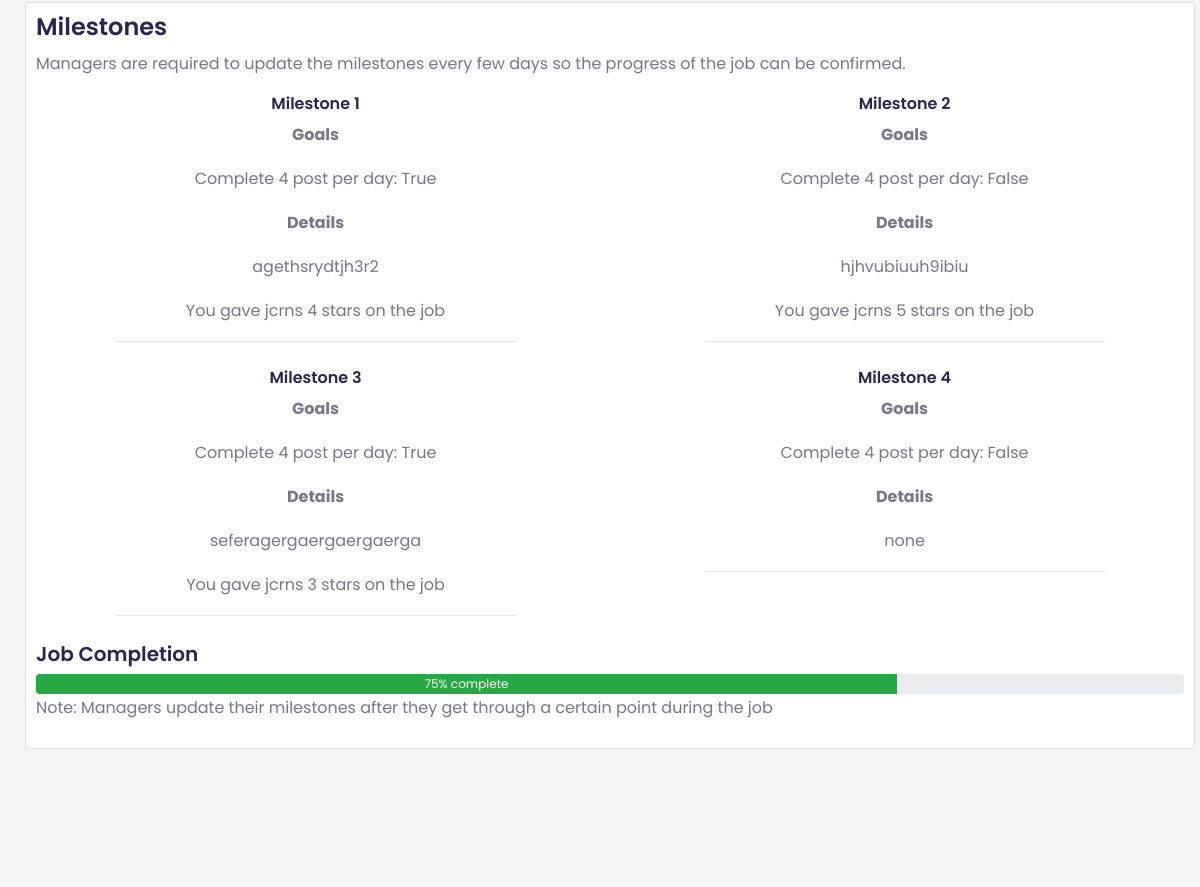
/job-details-client/19/ (signed in, middle part), run on an earlier commit of the app's database.
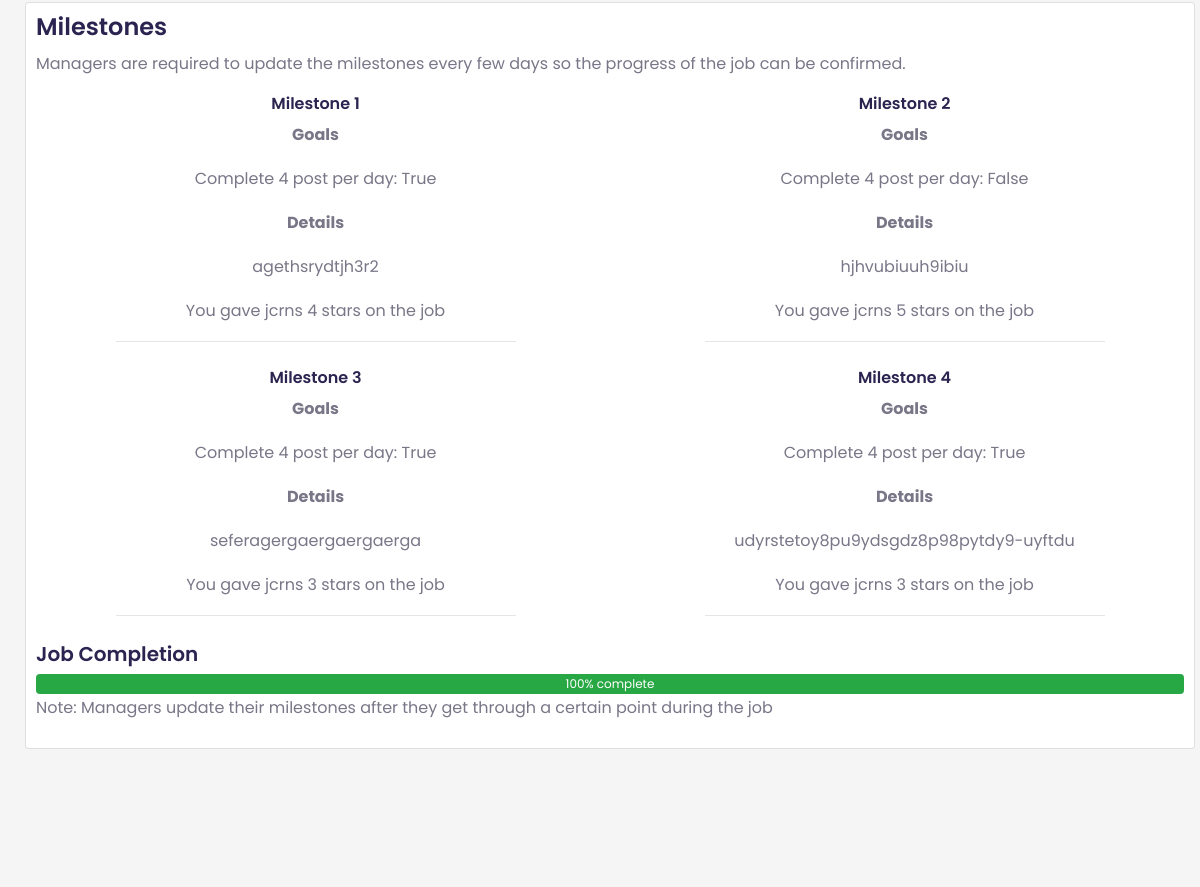
And on a later commit of the database.
### service/models.py (models this page shows, shortened)
class Milestone(models.Model):
    job = models.ForeignKey(JobPost, on_delete=models.CASCADE)
    milestone_number = models.IntegerField(default=0)
    milestone_rating = models.IntegerField(default=0)
    milestone_statement = models.CharField(
        max_length=1000, default='none')
    milestone_post_goal_completed = models.BooleanField(default=False)

class JobPost(models.Model):
    job_id = models.CharField(max_length=120, blank=True)
    client = models.ForeignKey(User, on_delete=models.CASCADE, related_name='client', null=True)
    manager = models.ForeignKey(User, null=True, on_delete=models.CASCADE, related_name='manager', blank=True)
    number_of_post = models.IntegerField()
    length = models.IntegerField()
    manager_payment = models.DecimalField(default=0.00, max_digits=100, decimal_places=2)
    price_paid = models.DecimalField(default=0.00, max_digits=100, decimal_places=2)
    paid_for = models.BooleanField(default=False)
    job_fee = models.DecimalField(default=0.00, max_digits=100, decimal_places=2)
    manager_paid = models.BooleanField(default=False)
    job_complete = models.BooleanField(default=False)
    job_rating = models.DecimalField(default=0.00, max_digits=10, decimal_places=2)
    captions = models.BooleanField(default=False)
    search_for_content = models.BooleanField(default=False)
    post_for_you = models.BooleanField(default=False)
    engagement = models.BooleanField(default=False)
    service_description = models.CharField(max_length=5000, default='none')
    manager_randomly_assigned = models.BooleanField(default=True)
    instagram = models.BooleanField(default=False)
    facebook = models.BooleanField(default=False)
    instagram_username = models.CharField(max_length=100, blank=True, default='none')
    facebook_username = models.CharField(max_length=100, blank=True, default='none')
    completed_milestone_one = models.BooleanField(default=False)
    milestone_one_statement = models.CharField(max_length=1000, default='none')
    milestone_one_completed_job_goal = models.BooleanField(default=False)
    milestone_one_rated = models.IntegerField(default=0, blank=True)
    completed_milestone_two = models.BooleanField(default=False)
    milestone_two_statement = models.CharField(max_length=1000, default='none')
    milestone_two_completed_job_goal = models.BooleanField(default=False)
    milestone_two_rated = models.IntegerField(default=0, blank=True)
    completed_milestone_three = models.BooleanField(default=False)
    milestone_three_statement = models.CharField(max_length=1000, default='none')
    milestone_three_completed_job_goal = models.BooleanField(default=False)
    milestone_three_rated = models.IntegerField(default=0, blank=True)
    completed_milestone_four = models.BooleanField(default=False)
    milestone_four_statement = models.CharField(max_length=1000, default='none')
    milestone_four_completed_job_goal = models.BooleanField(default=False)
    milestone_four_rated = models.IntegerField(default=0, blank=True)
    job_preparation_completed = models.BooleanField(default=False)
    job_preparation_deadline = models.DateTimeField(
        max_length=8, blank=True, null=True)
    date_requested = models.DateTimeField(
        verbose_name='date requested', auto_now_add=True)
    deadline = models.DateTimeField(max_length=8, blank=True, null=True)
    client_job_rating = models.IntegerField(default=0, blank=True)

### dashboard/views.py (the view, shortened to what this page needs)
# urls.py: path('job-details-client/<int:pk>/', views.JobDetailView.as_view(template_name='dashboard/job_detail_client.html'), name='dashboard-job-detail-client'),
class JobDetailView(DetailView):
    model = JobPost
    context_object_name = 'order'
    def get(self, request, *args, **kwargs):
        self.object = self.get_object()
        user = request.user
        if self.template_name == 'dashboard/job_detail_manager.html':
            if user.profile.is_client == True:
                return redirect('dashboard-job-detail-manager', pk=self.object.pk)
        if self.template_name == 'dashboard/job_detail_client.html':
            if user.profile.is_manager == True:
                return redirect('dashboard-job-detail-manager', pk=self.object.pk)
        if user == self.object.client or user == self.object.manager:
            if self.object.paid_for == False:
                return redirect('dashboard-confirm-job', pk=self.object.pk)
            return super(JobDetailView, self).get(request, *args, **kwargs)
        else:
            return redirect('dashboard-home')
    def get_context_data(self, **kwargs):
        context = super(JobDetailView, self).get_context_data(**kwargs)
        manager_name = context['object'].manager
        client_name = context['object'].client
        length = context['object'].length
        instagram = context['object'].instagram
        facebook = context['object'].facebook
        platforms = 0
        if instagram == True:
            platforms+=1
        if facebook == True:
            platforms+=1
        numberOfPost = context['object'].number_of_post
        print("Total posts " , numberOfPost*platforms)
        print("Length  ", length)
        postPerDay = round((numberOfPost*platforms)/length)
        postPerDayPlatform = round(numberOfPost/length)
        jobPrepDeadline = context['object'].job_preparation_deadline
        now = datetime.now(timezone.utc)
        jobPrepTimeLeft = jobPrepDeadline - now
        jobPrepTimeLeft = jobPrepTimeLeft.total_seconds()
        jobPrepMinLeft = jobPrepTimeLeft/60
        JobPrepHourLeft = jobPrepMinLeft/60
        JobPrepDaysRemaining = JobPrepHourLeft/24
        JobPrepHoursRemaining = JobPrepHourLeft/24
        if JobPrepDaysRemaining < 1:
            JobPrepTimeLeftStr = str(round(JobPrepHoursRemaining)) + " hours left"
        if manager_name:
            manager_profile = Profile.objects.get(user=manager_name)
        else:
            manager_profile = None
        client_profile = Profile.objects.get(user=client_name)
        form = milestoneUpdate()
        context['form'] = form
        image_list_milestone_one = MilestoneFiles.objects.filter(
            job=context['object'], milestoneOne=True)
        image_list_milestone_two = MilestoneFiles.objects.filter(
            job=context['object'], milestoneTwo=True)
        image_list_milestone_three = MilestoneFiles.objects.filter(
            job=context['object'], milestoneThree=True)
        image_list_milestone_four = MilestoneFiles.objects.filter(
                job=context['object'], milestoneFour=True)
        milestones = Milestone.objects.filter(job=context['object'])
        context['milestones'] = milestones
        context['image_list_milestone_one'] = image_list_milestone_one
        context['image_list_milestone_two'] = image_list_milestone_two
        context['image_list_milestone_three'] = image_list_milestone_three
        context['image_list_milestone_four'] = image_list_milestone_four
        context['manager_profile'] = manager_profile
        context['client_profile'] = client_profile
        context['job_prep_days_left'] = JobPrepTimeLeftStr
        context['post_per_day'] = postPerDay
        context['post_per_day_platform'] = postPerDayPlatform
        context['static_header'] = True
        context['nav_black_link'] = True
        context['edit_job_form'] = JobPostFormUpdate(instance=context['object'])
        return context

### dashboard/templates/dashboard/job_detail_client.html (shortened to what this page needs)
{% extends 'homepage/header.html' %}
{% load static %}
{% block content %}
<div class="job">
    <div class="container-fluid">
        <div class="row">
            <div class="col-12">
                <div class="card job-card">
                    <div class="card-body">
                        <h4>Milestones</h4>
                        <p>Managers are required to update the milestones every few days so the progress of the job can
                            be confirmed.</p>
                        <form method="POST" id="rating-post">
                            <div class="row text-center">
                                {% for milestone in milestones %}
                                <div class="col-6 milestone-div">
                                    <h6>Milestone {{ milestone.milestone_number }}</h6>
                                    <div>
                                        <p class="font-weight-bold">Goals</p>
                                    <p>
                                        Complete {{ post_per_day }} post per day: {{ milestone.milestone_post_goal_completed }}
                                    </p>
                                    </div>
                                    <p class="font-weight-bold">Details</p>
                                    <p>{{ milestone.milestone_statement }}</p>
                                    <div class="milestone-rating">
                                        {% if milestone.milestone_rating == 0 %}
                                        {% if milestone.milestone_statement != 'none' %}
                                        How did {{ order.manager }} do during this milestone?
                                        <div class="rating">
                                            <span class="milestone-star" onclick="getRating(this, {{ milestone.milestone_number }})"
                                                data-star=5>☆</span>
                                            <span class="milestone-star" onclick="getRating(this, {{ milestone.milestone_number }})"
                                                data-star=4>☆</span>
                                            <span class="milestone-star" onclick="getRating(this, {{ milestone.milestone_number }})"
                                                data-star=3>☆</span>
                                            <span class="milestone-star" onclick="getRating(this, {{ milestone.milestone_number }})"
                                                data-star=2>☆</span>
                                            <span class="milestone-star" onclick="getRating(this, {{ milestone.milestone_number }})"
                                                data-star=1>☆</span>
                                            <p id="rating-message"></p>
                                        </div>
                                        {% endif %}
                                        {% else %}
                                        <p>You gave {{ order.manager }} {{ milestone.milestone_rating }} stars on the
                                            job</p>
                                        {% endif %}
                                    </div>
                                    <hr>
                                </div>
                                {% endfor %}
                            </div>
                        </form>
                        <h5>Job Completion</h5>
                        <div class="progress" id="milestone-bar">
                            <div id="progress-bar-job-completion" class="progress-bar bg-success" role="progressbar"
                                aria-valuemin="0" aria-valuemax="100">
                            </div>
                        </div>
                        <p>Note: Managers update their milestones after they get through a certain point during the
                            job
                        </p>
                    </div>
                </div>
            </div>
        </div>
    </div>
</div>
{% endblock %}

What changed in the data, as far as the page shows it:
shown differently, row unchanged: JobPost "jcrns": manager (not shown) → "jcrns"
changed Milestone: milestone_post_goal_completed "False" → "True"; milestone_statement "none" → "udyrstetoy8pu9ydsgdz8p98pytdy9-uyftdu"; milestone_rating (not shown) → "3"
Also different on the page:
text written by a page script: "75% complete" → "100% complete"
